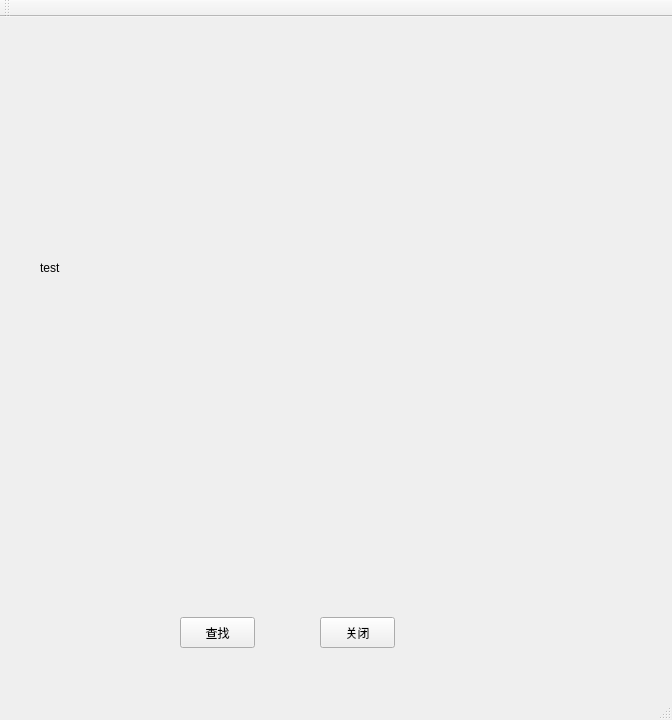
<?xml version="1.0" encoding="UTF-8"?>
<ui version="4.0">
 <class>QtWidgetsApplication1Class</class>
 <widget class="QMainWindow" name="QtWidgetsApplication1Class">
  <property name="geometry">
   <rect>
    <x>0</x>
    <y>0</y>
    <width>672</width>
    <height>720</height>
   </rect>
  </property>
  <property name="windowTitle">
   <string>QtWidgetsApplication1</string>
  </property>
  <widget class="QWidget" name="centralWidget">
   <widget class="QLabel" name="label">
    <property name="geometry">
     <rect>
      <x>40</x>
      <y>20</y>
      <width>581</width>
      <height>461</height>
     </rect>
    </property>
    <property name="text">
     <string>test</string>
    </property>
   </widget>
   <widget class="QPushButton" name="imagefind">
    <property name="geometry">
     <rect>
      <x>180</x>
      <y>600</y>
      <width>75</width>
      <height>31</height>
     </rect>
    </property>
    <property name="text">
     <string>查找</string>
    </property>
   </widget>
   <widget class="QPushButton" name="closevideobtn">
    <property name="geometry">
     <rect>
      <x>320</x>
      <y>600</y>
      <width>75</width>
      <height>31</height>
     </rect>
    </property>
    <property name="text">
     <string>关闭</string>
    </property>
   </widget>
  </widget>
  <widget class="QMenuBar" name="menuBar">
   <property name="geometry">
    <rect>
     <x>0</x>
     <y>0</y>
     <width>672</width>
     <height>18</height>
    </rect>
   </property>
  </widget>
  <widget class="QToolBar" name="mainToolBar">
   <attribute name="toolBarArea">
    <enum>TopToolBarArea</enum>
   </attribute>
   <attribute name="toolBarBreak">
    <bool>false</bool>
   </attribute>
  </widget>
  <widget class="QStatusBar" name="statusBar"/>
 </widget>
 <layoutdefault spacing="6" margin="11"/>
 <resources>
  <include location="QtWidgetsApplication1.qrc"/>
 </resources>
 <connections/>
</ui>
